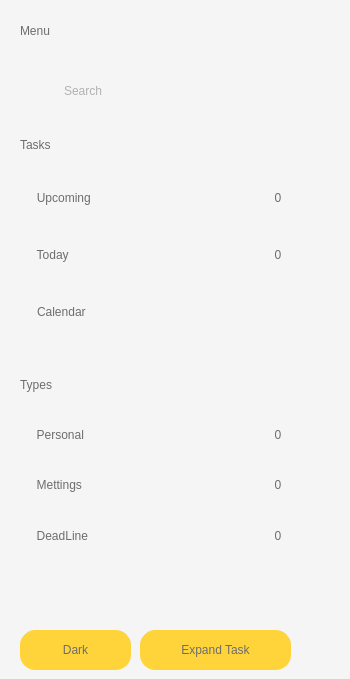
     <widget class="QWidget" name="widget" native="true">
      <property name="sizePolicy">
       <sizepolicy hsizetype="Expanding" vsizetype="Preferred">
        <horstretch>0</horstretch>
        <verstretch>0</verstretch>
       </sizepolicy>
      </property>
      <property name="styleSheet">
       <string notr="true">border-radius: 15px;
background-color: #F5F5F5;</string>
      </property>
      <widget class="QWidget" name="widget_8" native="true">
       <property name="geometry">
        <rect>
         <x>20</x>
         <y>10</y>
         <width>321</width>
         <height>41</height>
        </rect>
       </property>
       <layout class="QHBoxLayout" name="horizontalLayout_6">
        <property name="spacing">
         <number>0</number>
        </property>
        <property name="leftMargin">
         <number>0</number>
        </property>
        <property name="topMargin">
         <number>0</number>
        </property>
        <property name="rightMargin">
         <number>0</number>
        </property>
        <property name="bottomMargin">
         <number>0</number>
        </property>
        <item>
         <widget class="QLabel" name="label_7">
          <property name="sizePolicy">
           <sizepolicy hsizetype="Preferred" vsizetype="Minimum">
            <horstretch>0</horstretch>
            <verstretch>0</verstretch>
           </sizepolicy>
          </property>
          <property name="maximumSize">
           <size>
            <width>16777215</width>
            <height>50</height>
           </size>
          </property>
          <property name="styleSheet">
           <string notr="true">font: 900 italic 14pt &quot;Roboto&quot;;
color: rgb(109, 109, 109)</string>
          </property>
          <property name="text">
           <string>Menu</string>
          </property>
         </widget>
        </item>
        <item>
         <spacer name="horizontalSpacer_8">
          <property name="orientation">
           <enum>Qt::Orientation::Horizontal</enum>
          </property>
          <property name="sizeHint" stdset="0">
           <size>
            <width>40</width>
            <height>20</height>
           </size>
          </property>
         </spacer>
        </item>
        <item>
         <widget class="QPushButton" name="pushButton_5">
          <property name="text">
           <string/>
          </property>
          <property name="icon">
           <iconset resource="r.qrc">
            <normaloff>:/images/menu-dots-square-svgrepo-com.svg</normaloff>:/images/menu-dots-square-svgrepo-com.svg</iconset>
          </property>
          <property name="iconSize">
           <size>
            <width>35</width>
            <height>35</height>
           </size>
          </property>
         </widget>
        </item>
       </layout>
      </widget>
      <widget class="QWidget" name="widget_9" native="true">
       <property name="geometry">
        <rect>
         <x>20</x>
         <y>70</y>
         <width>321</width>
         <height>41</height>
        </rect>
       </property>
       <layout class="QHBoxLayout" name="horizontalLayout_8">
        <property name="spacing">
         <number>0</number>
        </property>
        <property name="leftMargin">
         <number>0</number>
        </property>
        <property name="topMargin">
         <number>0</number>
        </property>
        <property name="rightMargin">
         <number>0</number>
        </property>
        <property name="bottomMargin">
         <number>0</number>
        </property>
        <item>
         <widget class="QPushButton" name="pushButton_3">
          <property name="styleSheet">
           <string notr="true"/>
          </property>
          <property name="text">
           <string/>
          </property>
          <property name="icon">
           <iconset resource="r.qrc">
            <normaloff>:/images/search-svgrepo-com.svg</normaloff>:/images/search-svgrepo-com.svg</iconset>
          </property>
          <property name="iconSize">
           <size>
            <width>25</width>
            <height>30</height>
           </size>
          </property>
         </widget>
        </item>
        <item>
         <widget class="QLineEdit" name="lineEdit_2">
          <property name="sizePolicy">
           <sizepolicy hsizetype="Expanding" vsizetype="Expanding">
            <horstretch>0</horstretch>
            <verstretch>0</verstretch>
           </sizepolicy>
          </property>
          <property name="styleSheet">
           <string notr="true">padding: 10px;
font: 400 italic 10pt &quot;Roboto&quot;;
color: rgb(109, 109, 109)</string>
          </property>
          <property name="text">
           <string/>
          </property>
          <property name="placeholderText">
           <string>Search</string>
          </property>
         </widget>
        </item>
        <item>
         <widget class="QPushButton" name="pushButton_4">
          <property name="text">
           <string/>
          </property>
          <property name="icon">
           <iconset resource="r.qrc">
            <normaloff>:/images/filter-search-svgrepo-com.svg</normaloff>:/images/filter-search-svgrepo-com.svg</iconset>
          </property>
          <property name="iconSize">
           <size>
            <width>25</width>
            <height>30</height>
           </size>
          </property>
         </widget>
        </item>
       </layout>
      </widget>
      <widget class="QWidget" name="widget_10" native="true">
       <property name="geometry">
        <rect>
         <x>20</x>
         <y>170</y>
         <width>281</width>
         <height>171</height>
        </rect>
       </property>
       <layout class="QVBoxLayout" name="verticalLayout_2">
        <property name="spacing">
         <number>0</number>
        </property>
        <property name="leftMargin">
         <number>0</number>
        </property>
        <property name="topMargin">
         <number>0</number>
        </property>
        <property name="rightMargin">
         <number>0</number>
        </property>
        <property name="bottomMargin">
         <number>0</number>
        </property>
        <item>
         <widget class="QWidget" name="widget_11" native="true">
          <layout class="QHBoxLayout" name="horizontalLayout_9" stretch="0,0,1">
           <property name="spacing">
            <number>0</number>
           </property>
           <property name="leftMargin">
            <number>0</number>
           </property>
           <property name="topMargin">
            <number>0</number>
           </property>
           <property name="rightMargin">
            <number>8</number>
           </property>
           <property name="bottomMargin">
            <number>0</number>
           </property>
           <item>
            <widget class="QPushButton" name="upcomingBtn">
             <property name="maximumSize">
              <size>
               <width>16777215</width>
               <height>40</height>
              </size>
             </property>
             <property name="styleSheet">
              <string notr="true">
font: 500 13pt &quot;Roboto&quot;;
color: rgb(109, 109, 109);
padding: 10px;</string>
             </property>
             <property name="text">
              <string>  Upcoming</string>
             </property>
             <property name="icon">
              <iconset resource="r.qrc">
               <normaloff>:/images/next-forward-arrow-arrows-direction-navigation-right-svgrepo-com.svg</normaloff>:/images/next-forward-arrow-arrows-direction-navigation-right-svgrepo-com.svg</iconset>
             </property>
             <property name="iconSize">
              <size>
               <width>15</width>
               <height>15</height>
              </size>
             </property>
            </widget>
           </item>
           <item>
            <spacer name="horizontalSpacer_13">
             <property name="orientation">
              <enum>Qt::Orientation::Horizontal</enum>
             </property>
             <property name="sizeHint" stdset="0">
              <size>
               <width>40</width>
               <height>20</height>
              </size>
             </property>
            </spacer>
           </item>
           <item>
            <widget class="QLabel" name="upcoming_total">
             <property name="minimumSize">
              <size>
               <width>30</width>
               <height>0</height>
              </size>
             </property>
             <property name="maximumSize">
              <size>
               <width>30</width>
               <height>20</height>
              </size>
             </property>
             <property name="styleSheet">
              <string notr="true">color: rgb(109, 109, 109);</string>
             </property>
             <property name="text">
              <string>&lt;html&gt;&lt;head/&gt;&lt;body&gt;&lt;p align=&quot;center&quot;&gt;0&lt;/p&gt;&lt;/body&gt;&lt;/html&gt;</string>
             </property>
            </widget>
           </item>
          </layout>
         </widget>
        </item>
        <item>
         <widget class="QWidget" name="widget_12" native="true">
          <layout class="QHBoxLayout" name="horizontalLayout_10" stretch="0,0,0">
           <property name="spacing">
            <number>0</number>
           </property>
           <property name="leftMargin">
            <number>0</number>
           </property>
           <property name="topMargin">
            <number>0</number>
           </property>
           <property name="rightMargin">
            <number>8</number>
           </property>
           <property name="bottomMargin">
            <number>0</number>
           </property>
           <item>
            <widget class="QPushButton" name="todayBtn">
             <property name="maximumSize">
              <size>
               <width>16777215</width>
               <height>40</height>
              </size>
             </property>
             <property name="styleSheet">
              <string notr="true">
font: 500 13pt &quot;Roboto&quot;;
color: rgb(109, 109, 109);
padding: 10px;</string>
             </property>
             <property name="text">
              <string>  Today</string>
             </property>
             <property name="icon">
              <iconset resource="r.qrc">
               <normaloff>:/images/menu-svgrepo-com.svg</normaloff>:/images/menu-svgrepo-com.svg</iconset>
             </property>
            </widget>
           </item>
           <item>
            <spacer name="horizontalSpacer_17">
             <property name="orientation">
              <enum>Qt::Orientation::Horizontal</enum>
             </property>
             <property name="sizeHint" stdset="0">
              <size>
               <width>40</width>
               <height>20</height>
              </size>
             </property>
            </spacer>
           </item>
           <item>
            <widget class="QLabel" name="todayC">
             <property name="minimumSize">
              <size>
               <width>30</width>
               <height>0</height>
              </size>
             </property>
             <property name="maximumSize">
              <size>
               <width>30</width>
               <height>20</height>
              </size>
             </property>
             <property name="styleSheet">
              <string notr="true">color: rgb(109, 109, 109);</string>
             </property>
             <property name="text">
              <string>&lt;html&gt;&lt;head/&gt;&lt;body&gt;&lt;p align=&quot;center&quot;&gt;0&lt;/p&gt;&lt;/body&gt;&lt;/html&gt;</string>
             </property>
            </widget>
           </item>
          </layout>
         </widget>
        </item>
        <item>
         <widget class="QWidget" name="widget_13" native="true">
          <layout class="QHBoxLayout" name="horizontalLayout_11" stretch="0,0">
           <property name="spacing">
            <number>0</number>
           </property>
           <property name="leftMargin">
            <number>0</number>
           </property>
           <property name="topMargin">
            <number>0</number>
           </property>
           <property name="rightMargin">
            <number>8</number>
           </property>
           <property name="bottomMargin">
            <number>0</number>
           </property>
           <item>
            <widget class="QPushButton" name="Calendar">
             <property name="maximumSize">
              <size>
               <width>16777215</width>
               <height>40</height>
              </size>
             </property>
             <property name="styleSheet">
              <string notr="true">
font: 500 13pt &quot;Roboto&quot;;
color: rgb(109, 109, 109);
padding: 10px;</string>
             </property>
             <property name="text">
              <string>  Calendar</string>
             </property>
             <property name="icon">
              <iconset resource="r.qrc">
               <normaloff>:/images/calendar-days-svgrepo-com.svg</normaloff>:/images/calendar-days-svgrepo-com.svg</iconset>
             </property>
             <property name="iconSize">
              <size>
               <width>20</width>
               <height>20</height>
              </size>
             </property>
            </widget>
           </item>
           <item>
            <spacer name="horizontalSpacer_18">
             <property name="orientation">
              <enum>Qt::Orientation::Horizontal</enum>
             </property>
             <property name="sizeHint" stdset="0">
              <size>
               <width>40</width>
               <height>20</height>
              </size>
             </property>
            </spacer>
           </item>
          </layout>
         </widget>
        </item>
       </layout>
      </widget>
      <widget class="QLabel" name="label_8">
       <property name="geometry">
        <rect>
         <x>20</x>
         <y>120</y>
         <width>59</width>
         <height>50</height>
        </rect>
       </property>
       <property name="sizePolicy">
        <sizepolicy hsizetype="Preferred" vsizetype="Minimum">
         <horstretch>0</horstretch>
         <verstretch>0</verstretch>
        </sizepolicy>
       </property>
       <property name="maximumSize">
        <size>
         <width>16777215</width>
         <height>50</height>
        </size>
       </property>
       <property name="styleSheet">
        <string notr="true">font: 500 12pt &quot;Roboto&quot;;
color: rgb(109, 109, 109)</string>
       </property>
       <property name="text">
        <string>Tasks</string>
       </property>
      </widget>
      <widget class="QWidget" name="widget_14" native="true">
       <property name="geometry">
        <rect>
         <x>20</x>
         <y>410</y>
         <width>281</width>
         <height>151</height>
        </rect>
       </property>
       <layout class="QVBoxLayout" name="verticalLayout_3">
        <property name="spacing">
         <number>0</number>
        </property>
        <property name="leftMargin">
         <number>0</number>
        </property>
        <property name="topMargin">
         <number>0</number>
        </property>
        <property name="rightMargin">
         <number>0</number>
        </property>
        <property name="bottomMargin">
         <number>0</number>
        </property>
        <item>
         <widget class="QWidget" name="widget_15" native="true">
          <layout class="QHBoxLayout" name="horizontalLayout_12" stretch="0,0,1">
           <property name="spacing">
            <number>0</number>
           </property>
           <property name="leftMargin">
            <number>0</number>
           </property>
           <property name="topMargin">
            <number>0</number>
           </property>
           <property name="rightMargin">
            <number>8</number>
           </property>
           <property name="bottomMargin">
            <number>0</number>
           </property>
           <item>
            <widget class="QPushButton" name="persoBtn">
             <property name="maximumSize">
              <size>
               <width>16777215</width>
               <height>40</height>
              </size>
             </property>
             <property name="styleSheet">
              <string notr="true">
font: 500 13pt &quot;Roboto&quot;;
color: rgb(109, 109, 109);
padding: 10px;</string>
             </property>
             <property name="text">
              <string>  Personal</string>
             </property>
             <property name="icon">
              <iconset resource="r.qrc">
               <normaloff>:/images/lock-person-profile-user-group-people-2-svgrepo-com.svg</normaloff>:/images/lock-person-profile-user-group-people-2-svgrepo-com.svg</iconset>
             </property>
             <property name="iconSize">
              <size>
               <width>19</width>
               <height>20</height>
              </size>
             </property>
            </widget>
           </item>
           <item>
            <spacer name="horizontalSpacer_16">
             <property name="orientation">
              <enum>Qt::Orientation::Horizontal</enum>
             </property>
             <property name="sizeHint" stdset="0">
              <size>
               <width>40</width>
               <height>20</height>
              </size>
             </property>
            </spacer>
           </item>
           <item>
            <widget class="QLabel" name="persoC">
             <property name="minimumSize">
              <size>
               <width>30</width>
               <height>0</height>
              </size>
             </property>
             <property name="maximumSize">
              <size>
               <width>30</width>
               <height>20</height>
              </size>
             </property>
             <property name="styleSheet">
              <string notr="true">color: rgb(109, 109, 109);</string>
             </property>
             <property name="text">
              <string>&lt;html&gt;&lt;head/&gt;&lt;body&gt;&lt;p align=&quot;center&quot;&gt;0&lt;/p&gt;&lt;/body&gt;&lt;/html&gt;</string>
             </property>
            </widget>
           </item>
          </layout>
         </widget>
        </item>
        <item>
         <widget class="QWidget" name="widget_16" native="true">
          <layout class="QHBoxLayout" name="horizontalLayout_13" stretch="0,0,0">
           <property name="spacing">
            <number>0</number>
           </property>
           <property name="leftMargin">
            <number>0</number>
           </property>
           <property name="topMargin">
            <number>0</number>
           </property>
           <property name="rightMargin">
            <number>8</number>
           </property>
           <property name="bottomMargin">
            <number>0</number>
           </property>
           <item>
            <widget class="QPushButton" name="meetBtn">
             <property name="maximumSize">
              <size>
               <width>16777215</width>
               <height>40</height>
              </size>
             </property>
             <property name="styleSheet">
              <string notr="true">
font: 500 13pt &quot;Roboto&quot;;
color: rgb(109, 109, 109);
padding: 10px;</string>
             </property>
             <property name="text">
              <string>  Mettings</string>
             </property>
             <property name="icon">
              <iconset resource="r.qrc">
               <normaloff>:/images/meet-consider-deliberate-about-debate-svgrepo-com.svg</normaloff>:/images/meet-consider-deliberate-about-debate-svgrepo-com.svg</iconset>
             </property>
             <property name="iconSize">
              <size>
               <width>28</width>
               <height>28</height>
              </size>
             </property>
            </widget>
           </item>
           <item>
            <spacer name="horizontalSpacer_14">
             <property name="orientation">
              <enum>Qt::Orientation::Horizontal</enum>
             </property>
             <property name="sizeHint" stdset="0">
              <size>
               <width>40</width>
               <height>20</height>
              </size>
             </property>
            </spacer>
           </item>
           <item>
            <widget class="QLabel" name="meetC">
             <property name="minimumSize">
              <size>
               <width>30</width>
               <height>0</height>
              </size>
             </property>
             <property name="maximumSize">
              <size>
               <width>30</width>
               <height>20</height>
              </size>
             </property>
             <property name="styleSheet">
              <string notr="true">color: rgb(109, 109, 109);</string>
             </property>
             <property name="text">
              <string>&lt;html&gt;&lt;head/&gt;&lt;body&gt;&lt;p align=&quot;center&quot;&gt;0&lt;/p&gt;&lt;/body&gt;&lt;/html&gt;</string>
             </property>
            </widget>
           </item>
          </layout>
         </widget>
        </item>
        <item>
         <widget class="QWidget" name="widget_17" native="true">
          <layout class="QHBoxLayout" name="horizontalLayout_14" stretch="0,0,1">
           <property name="spacing">
            <number>0</number>
           </property>
           <property name="leftMargin">
            <number>0</number>
           </property>
           <property name="topMargin">
            <number>0</number>
           </property>
           <property name="rightMargin">
            <number>8</number>
           </property>
           <property name="bottomMargin">
            <number>0</number>
           </property>
           <item>
            <widget class="QPushButton" name="DeadBtn">
             <property name="maximumSize">
              <size>
               <width>16777215</width>
               <height>40</height>
              </size>
             </property>
             <property name="styleSheet">
              <string notr="true">
font: 500 13pt &quot;Roboto&quot;;
color: rgb(109, 109, 109);
padding: 10px;</string>
             </property>
             <property name="text">
              <string>  DeadLine</string>
             </property>
             <property name="icon">
              <iconset resource="r.qrc">
               <normaloff>:/images/deadline-svgrepo-com.svg</normaloff>:/images/deadline-svgrepo-com.svg</iconset>
             </property>
             <property name="iconSize">
              <size>
               <width>20</width>
               <height>20</height>
              </size>
             </property>
            </widget>
           </item>
           <item>
            <spacer name="horizontalSpacer_15">
             <property name="orientation">
              <enum>Qt::Orientation::Horizontal</enum>
             </property>
             <property name="sizeHint" stdset="0">
              <size>
               <width>40</width>
               <height>20</height>
              </size>
             </property>
            </spacer>
           </item>
           <item>
            <widget class="QLabel" name="DeadC">
             <property name="minimumSize">
              <size>
               <width>30</width>
               <height>0</height>
              </size>
             </property>
             <property name="maximumSize">
              <size>
               <width>30</width>
               <height>20</height>
              </size>
             </property>
             <property name="styleSheet">
              <string notr="true">color: rgb(109, 109, 109);</string>
             </property>
             <property name="text">
              <string>&lt;html&gt;&lt;head/&gt;&lt;body&gt;&lt;p align=&quot;center&quot;&gt;0&lt;/p&gt;&lt;/body&gt;&lt;/html&gt;</string>
             </property>
            </widget>
           </item>
          </layout>
         </widget>
        </item>
       </layout>
      </widget>
      <widget class="QLabel" name="label_9">
       <property name="geometry">
        <rect>
         <x>20</x>
         <y>360</y>
         <width>59</width>
         <height>50</height>
        </rect>
       </property>
       <property name="sizePolicy">
        <sizepolicy hsizetype="Preferred" vsizetype="Minimum">
         <horstretch>0</horstretch>
         <verstretch>0</verstretch>
        </sizepolicy>
       </property>
       <property name="maximumSize">
        <size>
         <width>16777215</width>
         <height>50</height>
        </size>
       </property>
       <property name="styleSheet">
        <string notr="true">font: 500 12pt &quot;Roboto&quot;;
color: rgb(109, 109, 109)</string>
       </property>
       <property name="text">
        <string>Types</string>
       </property>
      </widget>
      <widget class="QLabel" name="eventId">
       <property name="geometry">
        <rect>
         <x>120</x>
         <y>140</y>
         <width>58</width>
         <height>18</height>
        </rect>
       </property>
       <property name="styleSheet">
        <string notr="true">color: transparent;
border: 1px solid transparent;
background-color: transparent;</string>
       </property>
       <property name="text">
        <string/>
       </property>
      </widget>
      <widget class="QPushButton" name="Dark">
       <property name="enabled">
        <bool>true</bool>
       </property>
       <property name="geometry">
        <rect>
         <x>20</x>
         <y>630</y>
         <width>111</width>
         <height>40</height>
        </rect>
       </property>
       <property name="maximumSize">
        <size>
         <width>16777215</width>
         <height>40</height>
        </size>
       </property>
       <property name="styleSheet">
        <string notr="true">background-color: #FFD43B;
border-radius: 15px;
font: 800 italic 13pt &quot;Roboto&quot;;
color: rgb(109, 109, 109);
border: 1px solid #FFD43B;
padding: 10px;</string>
       </property>
       <property name="text">
        <string>Dark</string>
       </property>
      </widget>
      <widget class="QPushButton" name="test">
       <property name="geometry">
        <rect>
         <x>140</x>
         <y>590</y>
         <width>177</width>
         <height>20</height>
        </rect>
       </property>
       <property name="styleSheet">
        <string notr="true">color: transparent;
border: 1px solid transparent;
background-color: transparent;</string>
       </property>
       <property name="text">
        <string/>
       </property>
      </widget>
      <widget class="QPushButton" name="Dark_2">
       <property name="enabled">
        <bool>true</bool>
       </property>
       <property name="geometry">
        <rect>
         <x>140</x>
         <y>630</y>
         <width>151</width>
         <height>40</height>
        </rect>
       </property>
       <property name="maximumSize">
        <size>
         <width>16777215</width>
         <height>40</height>
        </size>
       </property>
       <property name="styleSheet">
        <string notr="true">background-color: #FFD43B;
border-radius: 15px;
font: 800 italic 13pt &quot;Roboto&quot;;
color: rgb(109, 109, 109);
border: 1px solid #FFD43B;
padding: 10px;</string>
       </property>
       <property name="text">
        <string>Expand Task</string>
       </property>
      </widget>
      <widget class="QPushButton" name="test_2">
       <property name="geometry">
        <rect>
         <x>10</x>
         <y>580</y>
         <width>177</width>
         <height>20</height>
        </rect>
       </property>
       <property name="styleSheet">
        <string notr="true">color: transparent;
border: 1px solid transparent;
background-color: transparent;</string>
       </property>
       <property name="text">
        <string/>
       </property>
      </widget>
     </widget>
